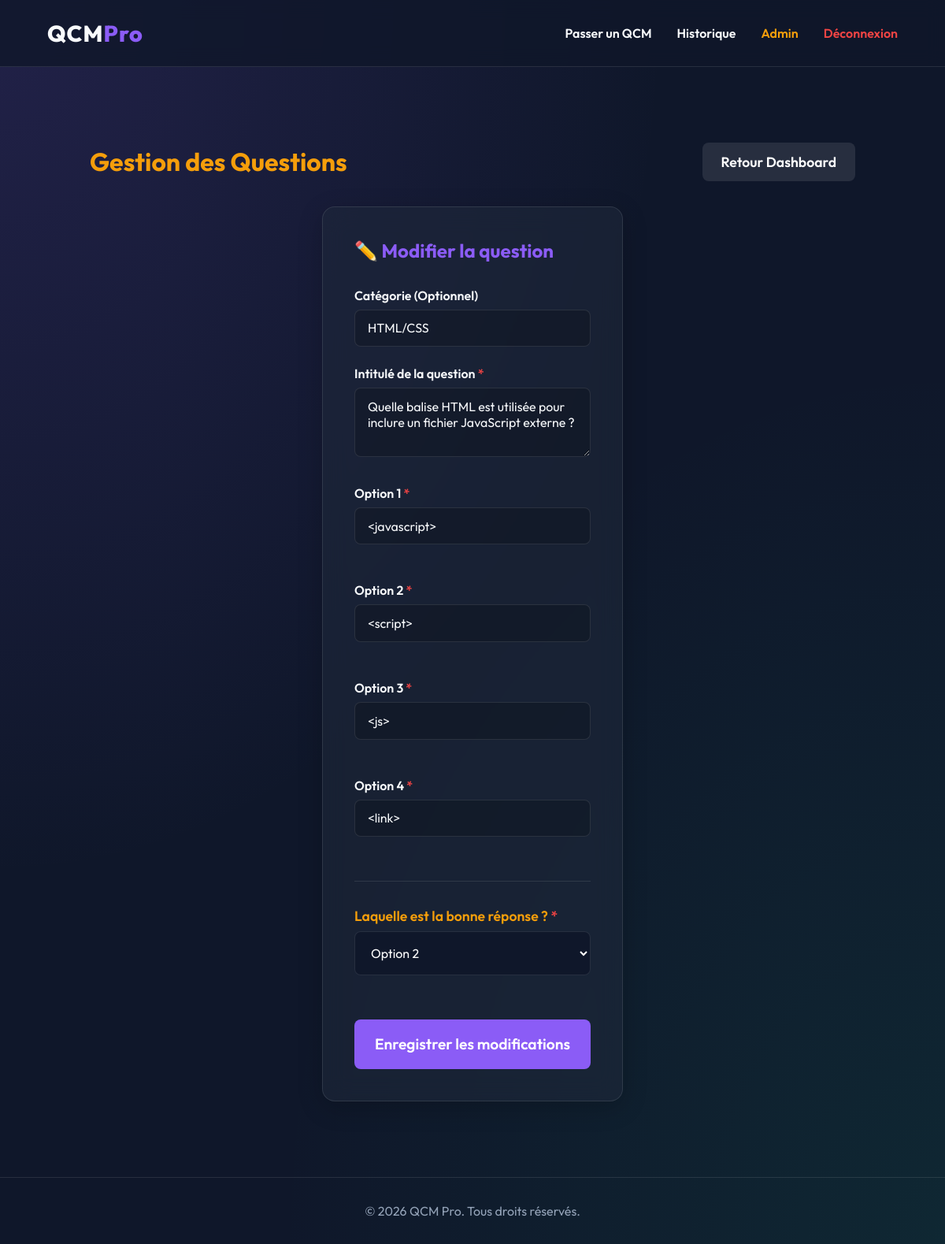
Screenshot of /admin/questions.php?action=edit&id=9 (signed in) with the database file from the repository.
### tables this page shows
CREATE TABLE IF NOT EXISTS questions (
    id INT AUTO_INCREMENT PRIMARY KEY,
    question TEXT NOT NULL,
    reponse1 VARCHAR(255) NOT NULL,
    reponse2 VARCHAR(255) NOT NULL,
    reponse3 VARCHAR(255) NOT NULL,
    reponse4 VARCHAR(255) NOT NULL,
    bonne_reponse INT NOT NULL CHECK (bonne_reponse BETWEEN 1 AND 4),
    categorie VARCHAR(100)
);

### admin/questions.php (the view, shortened to what this page needs)
<?php
require_once '../config/db.php';
require_once '../includes/header.php';
$action = $_GET['action'] ?? 'list';
$questions = $pdo->query("SELECT * FROM questions ORDER BY id DESC")->fetchAll();
?>
<div class="container">
    <div style="display: flex; flex-wrap: wrap; justify-content: space-between; align-items: center; margin-bottom: 2rem; gap: 1rem;">
        <h1 style="color: var(--warning);">Gestion des Questions</h1>
        <div style="display: flex; gap: 1rem;">
            <a href="admin/index.php" class="btn-submit" style="width: auto; margin:0; text-decoration:none; padding: 0.8rem 1.5rem; background: rgba(255,255,255,0.1);">Retour Dashboard</a>
        </div>
    </div>
    <?php if ($action === 'list'): ?>
        <div class="glass-card" style="overflow-x: auto; padding: 1.5rem;">
            <table style="width: 100%; border-collapse: collapse; text-align: left;">
                <thead>
                    <tr style="border-bottom: 2px solid var(--surface-border);">
                        <th style="padding: 1rem; color: var(--text-muted); font-size: 0.9rem;">ID</th>
                        <th style="padding: 1rem; color: var(--text-muted); font-size: 0.9rem;">Intitulé</th>
                        <th style="padding: 1rem; color: var(--text-muted); font-size: 0.9rem;">Catégorie</th>
                        <th style="padding: 1rem; color: var(--text-muted); font-size: 0.9rem;">Actions</th>
                    </tr>
                </thead>
                <tbody>
                    <?php foreach ($questions as $q): ?>
                        <tr style="border-bottom: 1px solid var(--surface-border); transition: background 0.3s;" onmouseover="this.style.background='rgba(255,255,255,0.05)'" onmouseout="this.style.background='transparent'">
                            <td style="padding: 1rem; font-weight: bold;"><?= $q['id'] ?></td>
                            <td style="padding: 1rem; max-width: 400px; white-space: nowrap; overflow: hidden; text-overflow: ellipsis;">
                                <?= htmlspecialchars($q['question']) ?>
                            </td>
                            <td style="padding: 1rem;">
                                <span style="background: rgba(139, 92, 246, 0.2); color: var(--primary); padding: 0.3rem 0.8rem; border-radius: 20px; font-size: 0.85rem;">
                                    <?= htmlspecialchars($q['categorie'] ?: 'Non classé') ?>
                                </span>
                            </td>
                            <td style="padding: 1rem; display: flex; gap: 0.8rem;">
                                <a href="admin/questions.php?action=edit&id=<?= $q['id'] ?>" class="btn-primary" style="text-decoration:none; padding: 0.5rem 1rem; font-size: 0.85rem;">Modifier</a>
                                <a href="admin/questions.php?delete=<?= $q['id'] ?>" onclick="return confirm('Supprimer définitivement cette question ?');" class="btn-primary" style="text-decoration:none; padding: 0.5rem 1rem; background: var(--danger); font-size: 0.85rem;">Supprimer</a>
                            </td>
                        </tr>
                    <?php endforeach; ?>
                </tbody>
            </table>
        </div>
    <?php elseif ($action === 'add' || $action === 'edit'):
        $edit_q = null;
        if ($action === 'edit' && isset($_GET['id'])) {
            $stmt = $pdo->prepare("SELECT * FROM questions WHERE id = ?");
            $stmt->execute([$_GET['id']]);
            $edit_q = $stmt->fetch();
        }
    ?>
        <div class="glass-card" style="max-width: 800px; margin: 0 auto;">
            <h2 style="margin-bottom: 2rem; color: var(--primary);"><?= $edit_q ? '✏️ Modifier la question' : '➕ Ajouter une question' ?></h2>
            <form method="POST" action="admin/questions.php">
                <div class="form-group">
                    <label>Catégorie (Optionnel)</label>
                    <input type="text" name="categorie" class="form-control" placeholder="Ex: Programmation, Base de données..." value="<?= htmlspecialchars($edit_q['categorie'] ?? '') ?>">
                </div>
                <div class="form-group">
                    <label>Intitulé de la question <span style="color: var(--danger);">*</span></label>
                    <textarea name="question" class="form-control" rows="3" required><?= htmlspecialchars($edit_q['question'] ?? '') ?></textarea>
                </div>
                <div style="display: grid; grid-template-columns: repeat(auto-fit, minmax(300px, 1fr)); gap: 1.5rem; margin-top: 2rem;">
                    <div class="form-group">
                        <label>Option 1 <span style="color: var(--danger);">*</span></label>
                        <input type="text" name="reponse1" class="form-control" required value="<?= htmlspecialchars($edit_q['reponse1'] ?? '') ?>">
                    </div>
                    <div class="form-group">
                        <label>Option 2 <span style="color: var(--danger);">*</span></label>
                        <input type="text" name="reponse2" class="form-control" required value="<?= htmlspecialchars($edit_q['reponse2'] ?? '') ?>">
                    </div>
                    <div class="form-group">
                        <label>Option 3 <span style="color: var(--danger);">*</span></label>
                        <input type="text" name="reponse3" class="form-control" required value="<?= htmlspecialchars($edit_q['reponse3'] ?? '') ?>">
                    </div>
                    <div class="form-group">
                        <label>Option 4 <span style="color: var(--danger);">*</span></label>
                        <input type="text" name="reponse4" class="form-control" required value="<?= htmlspecialchars($edit_q['reponse4'] ?? '') ?>">
                    </div>
                </div>
                <div class="form-group" style="margin-top: 2rem; padding-top: 2rem; border-top: 1px solid var(--surface-border);">
                    <label style="color: var(--warning); font-size: 1.1rem;">Laquelle est la bonne réponse ? <span style="color: var(--danger);">*</span></label>
                    <select name="bonne_reponse" class="form-control" required style="background: var(--bg-color); color: white; cursor: pointer; padding: 1rem;">
                        <option value="2" <?= ($edit_q['bonne_reponse']??1) == 2 ? 'selected' : '' ?>>Option 2</option>
                    </select>
                </div>
                <button type="submit" class="btn-submit" style="font-size: 1.2rem; padding: 1.2rem; margin-top: 2rem;">
                    <?= $edit_q ? 'Enregistrer les modifications' : 'Ajouter à la base' ?>
                </button>
            </form>
        </div>
    <?php endif; ?>
</div>
<?php require_once '../includes/footer.php'; ?>

### public/css/style.css (style rules this page uses)
:root { --bg-color: #0f172a; --surface-color: rgba(30, 41, 59, 0.6); --surface-border: rgba(255, 255, 255, 0.1); --primary: #8b5cf6; --primary-hover: #7c3aed; --text-main: #f8fafc; --text-muted: #94a3b8; --danger: #ef4444; --success: #10b981; --warning: #f59e0b; }
* { margin: 0; padding: 0; box-sizing: border-box; }
body { font-family: 'Outfit', sans-serif; background-color: var(--bg-color); background-image: radial-gradient(at 0% 0%, rgba(139, 92, 246, 0.15) 0px, transparent 50%), radial-gradient(at 100% 100%, rgba(16, 185, 129, 0.1) 0px, transparent 50%); background-attachment: fixed; color: var(--text-main); min-height: 100vh; display: flex; flex-direction: column; }
.container { flex: 1; width: 100%; max-width: 1200px; margin: 0 auto; padding: 3rem 5%; display: flex; flex-direction: column; }
.glass-card { background: var(--surface-color); backdrop-filter: blur(16px); border: 1px solid var(--surface-border); border-radius: 16px; padding: 2.5rem; box-shadow: 0 8px 32px rgba(0, 0, 0, 0.2); }
.form-group { margin-bottom: 1.5rem; }
.form-group label { display: block; margin-bottom: 0.5rem; font-weight: 600; }
.form-control { width: 100%; padding: 0.8rem 1rem; background: rgba(0, 0, 0, 0.2); border: 1px solid var(--surface-border); border-radius: 8px; color: var(--text-main); font-family: inherit; font-size: 1rem; transition: border-color 0.3s, box-shadow 0.3s; }
.btn-submit { width: 100%; background: var(--primary); color: white; border: none; padding: 1rem; font-size: 1.1rem; font-weight: 600; border-radius: 8px; cursor: pointer; transition: all 0.3s ease; font-family: inherit; margin-top: 1rem; }

### rows the page displays
questions: categorie "HTML/CSS", question "Quelle balise HTML est utilisée pour inclure un fichier JavaScript externe ?", reponse1 "<javascript>", reponse2 "<script>", reponse3 "<js>", reponse4 "<link>", bonne_reponse "Option 2"
